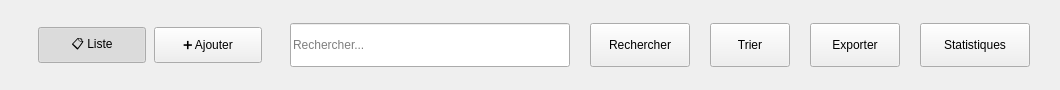
               <widget class="QFrame" name="cherchToolbarFrame">
                <property name="minimumSize">
                 <size>
                  <width>0</width>
                  <height>90</height>
                 </size>
                </property>
                <property name="maximumSize">
                 <size>
                  <width>16777215</width>
                  <height>90</height>
                 </size>
                </property>
                <property name="frameShape">
                 <enum>QFrame::Shape::NoFrame</enum>
                </property>
                <layout class="QHBoxLayout" name="horizontalLayoutToolbar">
                 <property name="spacing">
                  <number>20</number>
                 </property>
                 <property name="leftMargin">
                  <number>30</number>
                 </property>
                 <property name="rightMargin">
                  <number>30</number>
                 </property>
                 <item>
                  <widget class="QFrame" name="cherchTabsFrame">
                   <property name="minimumSize">
                    <size>
                     <width>240</width>
                     <height>50</height>
                    </size>
                   </property>
                   <property name="maximumSize">
                    <size>
                     <width>240</width>
                     <height>50</height>
                    </size>
                   </property>
                   <property name="frameShape">
                    <enum>QFrame::Shape::NoFrame</enum>
                   </property>
                   <layout class="QHBoxLayout" name="horizontalLayoutTabs">
                    <property name="spacing">
                     <number>6</number>
                    </property>
                    <property name="leftMargin">
                     <number>6</number>
                    </property>
                    <property name="topMargin">
                     <number>6</number>
                    </property>
                    <property name="rightMargin">
                     <number>6</number>
                    </property>
                    <property name="bottomMargin">
                     <number>6</number>
                    </property>
                    <item>
                     <widget class="QPushButton" name="cherchBtnVueListe">
                      <property name="minimumSize">
                       <size>
                        <width>108</width>
                        <height>36</height>
                       </size>
                      </property>
                      <property name="maximumSize">
                       <size>
                        <width>108</width>
                        <height>36</height>
                       </size>
                      </property>
                      <property name="cursor">
                       <cursorShape>PointingHandCursor</cursorShape>
                      </property>
                      <property name="text">
                       <string>📋 Liste</string>
                      </property>
                      <property name="checkable">
                       <bool>true</bool>
                      </property>
                      <property name="checked">
                       <bool>true</bool>
                      </property>
                     </widget>
                    </item>
                    <item>
                     <widget class="QPushButton" name="cherchBtnAjouter">
                      <property name="minimumSize">
                       <size>
                        <width>108</width>
                        <height>36</height>
                       </size>
                      </property>
                      <property name="maximumSize">
                       <size>
                        <width>108</width>
                        <height>36</height>
                       </size>
                      </property>
                      <property name="cursor">
                       <cursorShape>PointingHandCursor</cursorShape>
                      </property>
                      <property name="text">
                       <string>➕ Ajouter</string>
                      </property>
                      <property name="checkable">
                       <bool>true</bool>
                      </property>
                     </widget>
                    </item>
                   </layout>
                  </widget>
                 </item>
                 <item>
                  <spacer name="cherchHorizontalSpacerToolbar">
                   <property name="orientation">
                    <enum>Qt::Orientation::Horizontal</enum>
                   </property>
                   <property name="sizeHint" stdset="0">
                    <size>
                     <width>0</width>
                     <height>0</height>
                    </size>
                   </property>
                  </spacer>
                 </item>
                 <item>
                  <widget class="QLineEdit" name="cherchLineEditRecherche">
                   <property name="minimumSize">
                    <size>
                     <width>280</width>
                     <height>44</height>
                    </size>
                   </property>
                   <property name="maximumSize">
                    <size>
                     <width>280</width>
                     <height>44</height>
                    </size>
                   </property>
                   <property name="placeholderText">
                    <string>Rechercher...</string>
                   </property>
                  </widget>
                 </item>
                 <item>
                  <widget class="QPushButton" name="cherchBtnRecherche">
                   <property name="minimumSize">
                    <size>
                     <width>100</width>
                     <height>44</height>
                    </size>
                   </property>
                   <property name="maximumSize">
                    <size>
                     <width>100</width>
                     <height>44</height>
                    </size>
                   </property>
                   <property name="cursor">
                    <cursorShape>PointingHandCursor</cursorShape>
                   </property>
                   <property name="text">
                    <string>Rechercher</string>
                   </property>
                  </widget>
                 </item>
                 <item>
                  <widget class="QPushButton" name="cherchBtnTri">
                   <property name="minimumSize">
                    <size>
                     <width>80</width>
                     <height>44</height>
                    </size>
                   </property>
                   <property name="maximumSize">
                    <size>
                     <width>80</width>
                     <height>44</height>
                    </size>
                   </property>
                   <property name="cursor">
                    <cursorShape>PointingHandCursor</cursorShape>
                   </property>
                   <property name="text">
                    <string>Trier</string>
                   </property>
                  </widget>
                 </item>
                 <item>
                  <widget class="QPushButton" name="cherchBtnExport">
                   <property name="minimumSize">
                    <size>
                     <width>90</width>
                     <height>44</height>
                    </size>
                   </property>
                   <property name="maximumSize">
                    <size>
                     <width>90</width>
                     <height>44</height>
                    </size>
                   </property>
                   <property name="cursor">
                    <cursorShape>PointingHandCursor</cursorShape>
                   </property>
                   <property name="text">
                    <string>Exporter</string>
                   </property>
                  </widget>
                 </item>
                 <item>
                  <widget class="QPushButton" name="cherchBtnStatistiques">
                   <property name="minimumSize">
                    <size>
                     <width>110</width>
                     <height>44</height>
                    </size>
                   </property>
                   <property name="maximumSize">
                    <size>
                     <width>110</width>
                     <height>44</height>
                    </size>
                   </property>
                   <property name="cursor">
                    <cursorShape>PointingHandCursor</cursorShape>
                   </property>
                   <property name="text">
                    <string>Statistiques</string>
                   </property>
                  </widget>
                 </item>
                </layout>
               </widget>
